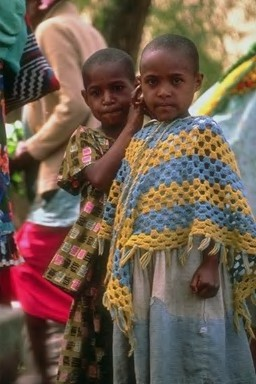
%> input picture img_test/0.jpg, 256 x 384 px
$ octave --eval "result = featureVector(imread('img_test/0.jpg'));"   (GNU Octave 9; MATLAB toolbox functions it lacks are replaced by stand-ins)
%> lines starting %> are read from the running program, lines starting %| are printed output that depends on the picture
### colorMoment.m
function colorMoments = colorMoment(image)

% %=======================================================================
% This function computes the color moment of the input image
% %=======================================================================

% convert from rgb to hsv
image = rgb2hsv(image);

% extract color channels
H = double(image(:, :, 1));
S = double(image(:, :, 2));
V = double(image(:, :, 3));

% vectorize each channel
H = H(:);
S = S(:);
V = V(:);

% compute color moments for each channel
meanH = mean(H);
stdH = std(H);
skwH = skewness(H);

meanS = mean(S);
stdS = std(S);
skwS = skewness(S);

meanV = mean(V);
stdV = std(V);
skwV = skewness(V);

% construct output vector
colorMoments = zeros(1, 9);
colorMoments(1, :) = [meanH, stdH, skwH, meanS, stdS, skwS, meanV, stdV, skwV];

end

### lbp.m
function lbpval = lbp(image, R)

% %=======================================================================
% This function computes the LBP transformation of the input image
% Input_Im.
% The parameters of the LBP operator are (P = 8, R),
% where P - the number of sampling points in the region with the radius R.
% Radius R is the input parameter of the function.
% Possible values for R = 1, 2, 3, etc.
% If input image is COLOR, then the grayscale transformation is performed.
% Author: Olegs Nikisins
% Modified by: Arwan Ahmad Khoiruddin
% Modification note: we find the histogram, not all the lbp values
% histogram is chosen because it will make the algorithm to be dependent to
% image size
% %=======================================================================

% if the input
if size(image, 3) == 3
    image = rgb2gray(image);
end;
L = 2*R + 1; %% The size of the LBP label
C = round(L/2);

image = uint8(image);
row_max = size(image,1)-L+1;
col_max = size(image,2)-L+1;

tmpval = zeros(row_max, col_max);

for i = 1:row_max
    for j = 1:col_max
        A = image(i:i+L-1, j:j+L-1);
        A = A+1-A(C,C);
        A(A>0) = 1;
        tmpval(i,j) = A(C,L) + A(L,L)*2 + A(L,C)*4 + A(L,1)*8 + A(C,1)*16 + A(1,1)*32 + A(1,C)*64 + A(1,L)*128;
    end;
end;

lbpval = hist(tmpval(:), 255);

### featureVector.m
function f = featureVector(image)
% %=======================================================================
% This function computes the feature vector of each image
% The feature vector contains color moment and lbp
% Author: Dheeraj Sharma
% %=======================================================================

% calculate color moment of input image
imag_cm = colorMoment(image);
%> in colorMoment, `image = rgb2hsv(image);`: image: size 384x256x3 double; mean H, S, V 0.247, 0.401, 0.461
%> in colorMoment, `H = double(image(:, :, 1));`:
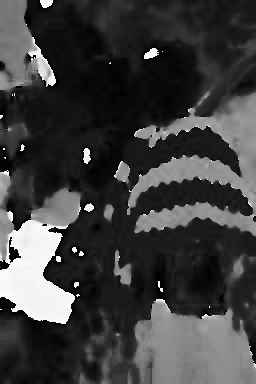
%> H: size 384x256 double; min 0, max 0.998, mean 0.247
%> in colorMoment, `S = double(image(:, :, 2));`:
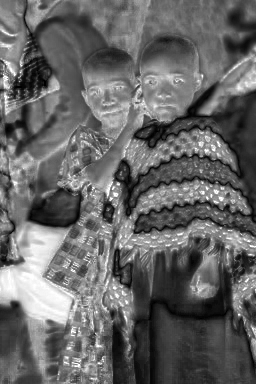
%> S: size 384x256 double; min 0, max 1, mean 0.401
%> in colorMoment, `V = double(image(:, :, 3));`:
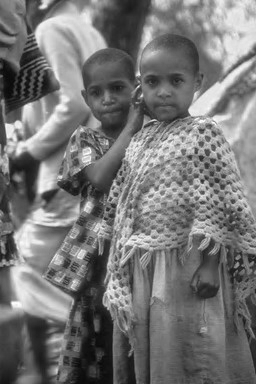
%> V: size 384x256 double; min 0.0275, max 1, mean 0.461
%> in colorMoment, `meanH = mean(H);`: meanH = 0.247
%> in colorMoment, `stdH = std(H);`: stdH = 0.261
%> in colorMoment, `skwH = skewness(H);`: skwH = 1.41
%> in colorMoment, `meanS = mean(S);`: meanS = 0.401
%> in colorMoment, `stdS = std(S);`: stdS = 0.212
%> in colorMoment, `skwS = skewness(S);`: skwS = 0.529
%> in colorMoment, `meanV = mean(V);`: meanV = 0.461
%> in colorMoment, `stdV = std(V);`: stdV = 0.21
%> in colorMoment, `skwV = skewness(V);`: skwV = 0.332

% calculate local binary pattern of input image
imag_lbp = lbp(image, 3);

% vectorize the local binary patern
imag_lbp = imag_lbp(:);

% transpose lbp vector
imag_lbp = imag_lbp';

% feature vector
f = [imag_cm imag_lbp];
end
%> in featureVector, `imag_cm = colorMoment(image);`: imag_cm = [0.247 0.261 1.41 0.401 0.212 0.529 0.461 0.21 0.332]
%> in lbp, `image = rgb2gray(image);`:
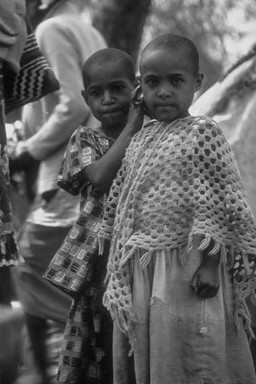
%> image: size 384x256 uint8; min 6, max 240, mean 97.1
%> after the loop in lbp, `for i = 1:row_max`:
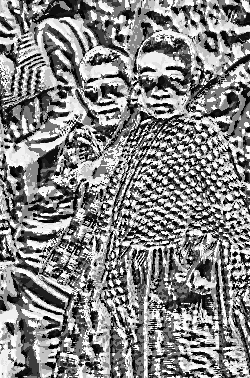
%> tmpval: size 378x250 double; min 0, max 255, mean 133.9
%> after the loop in lbp, `for i = 1:row_max`: A = [0 0 0 1 1 1 1; 0 0 0 0 0 1 1; 0 0 0 0 0 1 1; 0 0 1 1 1 1 1; 0 0 1 0 1 1 1; 0 0 0 0 0 1 1; 0 0 0 0 0 1 1]
%> in lbp, `lbpval = hist(tmpval(:), 255);`: lbpval = 255 values, max 6416 at index 255, min 12 at index 170, mean 370.6
%> in featureVector, `imag_lbp = lbp(image, 3);`: imag_lbp has the same summary as lbpval in lbp
%> in featureVector, `f = [imag_cm imag_lbp];`: f = 264 values, max 6416 at index 264, min 0.21 at index 8, mean 358
%> `result = featureVector(imread('img_test/0.jpg'));`: result has the same summary as f in featureVector

$ run again, on img_test/1.jpg
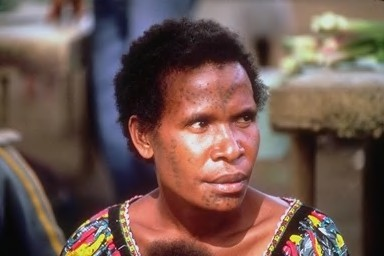
%> input picture img_test/1.jpg, 384 x 256 px
%> in colorMoment, `V = double(image(:, :, 3));`:
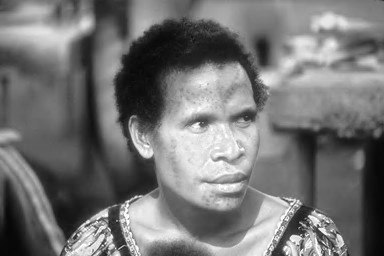
%> V: size 256x384 double; min 0.0235, max 1, mean 0.456
%> meanH = 0.309
%> stdH = 0.358
%> skwH = 0.863
%> meanS = 0.369
%> stdS = 0.178
%> skwS = 0.167
%> meanV = 0.456
%> stdV = 0.237
%> skwV = 0.159
%> imag_cm = [0.309 0.358 0.863 0.369 0.178 0.167 0.456 0.237 0.159]
%> after the loop in lbp, `for i = 1:row_max`:
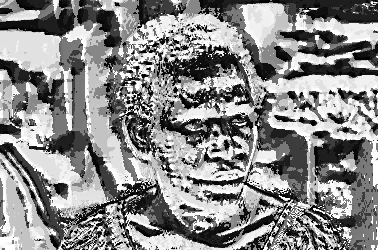
%> tmpval: size 250x378 double; min 0, max 255, mean 137.5
%> after the loop in lbp, `for i = 1:row_max`: A = [1 1 1 1 1 1 1; 1 1 1 1 1 1 1; 1 1 1 1 1 1 1; 1 1 1 1 1 1 0; 1 1 1 1 1 0 0; 1 1 1 1 1 0 0; 1 1 1 1 1 0 0]
%> lbpval = 255 values, max 5066 at index 225, min 5 at index 85, mean 370.6
%> imag_lbp has the same summary as lbpval in lbp
%> f = 264 values, max 5066 at index 234, min 0.159 at index 9, mean 358
%> result has the same summary as f in featureVector

$ run again, on img_test/122.jpg
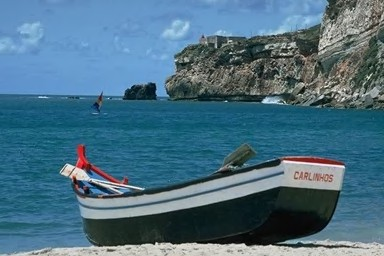
%> input picture img_test/122.jpg, 384 x 256 px
%> in colorMoment, `V = double(image(:, :, 3));`:
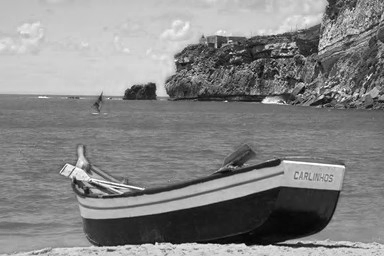
%> V: size 256x384 double; min 0, max 1, mean 0.522
%> meanH = 0.495
%> stdH = 0.14
%> skwH = -1.25
%> meanS = 0.461
%> stdS = 0.262
%> skwS = -0.188
%> meanV = 0.522
%> stdV = 0.223
%> skwV = -0.301
%> imag_cm = [0.495 0.14 -1.25 0.461 0.262 -0.188 0.522 0.223 -0.301]
%> after the loop in lbp, `for i = 1:row_max`:
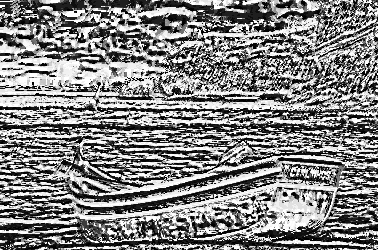
%> tmpval: size 250x378 double; min 0, max 255, mean 131.8
%> after the loop in lbp, `for i = 1:row_max`: A = [0 0 0 1 1 1 1; 0 0 0 0 0 0 1; 0 0 0 1 1 0 0; 1 1 0 1 1 0 1; 0 1 0 0 0 1 0; 0 0 0 0 0 1 0; 1 0 0 1 1 0 1]
%> lbpval = 255 values, max 9917 at index 255, min 30 at index 170, mean 370.6
%> imag_lbp has the same summary as lbpval in lbp
%> f = 264 values, max 9917 at index 264, min -1.25 at index 3, mean 358
%> result has the same summary as f in featureVector

$ run again, on img_test/123.jpg
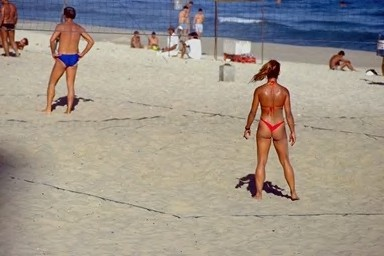
%> input picture img_test/123.jpg, 384 x 256 px
%> in colorMoment, `V = double(image(:, :, 3));`:
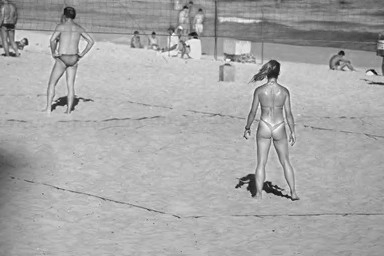
%> V: size 256x384 double; min 0.0314, max 1, mean 0.657
%> meanH = 0.19
%> stdH = 0.202
%> skwH = 2.05
%> meanS = 0.239
%> stdS = 0.184
%> skwS = 1.95
%> meanV = 0.657
%> stdV = 0.117
%> skwV = -1.46
%> imag_cm = [0.19 0.202 2.05 0.239 0.184 1.95 0.657 0.117 -1.46]
%> after the loop in lbp, `for i = 1:row_max`:
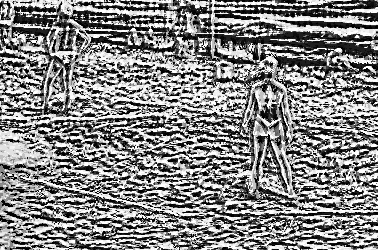
%> tmpval: size 250x378 double; min 0, max 255, mean 133.1
%> after the loop in lbp, `for i = 1:row_max`: A = [1 1 1 1 1 1 1; 1 0 0 1 1 1 1; 0 0 0 1 1 0 0; 1 1 1 1 0 0 0; 1 1 0 0 0 0 0; 1 0 0 0 0 0 0; 0 0 0 0 0 0 0]
%> lbpval = 255 values, max 9473 at index 1, min 37 at index 170, mean 370.6
%> imag_lbp has the same summary as lbpval in lbp
%> f = 264 values, max 9473 at index 10, min -1.46 at index 9, mean 358
%> result has the same summary as f in featureVector
